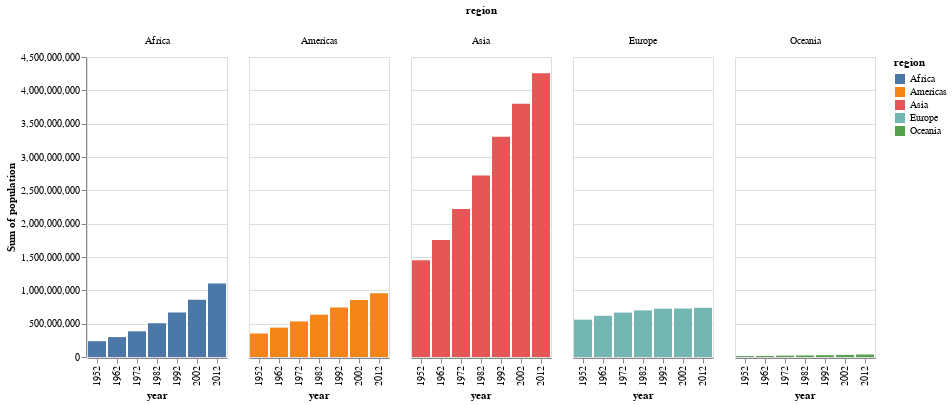

The notebook cell this image was saved under:
### Markdown cell above
### Part C: Grouped Bar Chart
**Purpose**: Enable direct comparison of each region across time

Create a grouped comparison by:
- Encode year (`year`) on the **x channel**
- Encode sum of population on the **y channel**  
- Encode region (`region`) on the **color channel**
- Encode region (`region`) on the **column channel** to create separate panels

### Code cell
# Grouped bars (side by side)
grouped_bar = alt.Chart(subset).mark_bar().encode(
    x = "year:O",
    y = "sum(population):Q",
    color = "region:N",
    column = "region:N"
)
grouped_bar

### Figure 1 — Vega-Lite specification as saved in the notebook (floating-point values rounded to 4 significant figures; data arrays with more than 128 entries replaced by an {"elided": "..."} marker saying what was removed)
{"config": {"view": {"continuousWidth": 300, "continuousHeight": 300}}, "data": {"name": "data-7c87b9d432ca829e70c0c6b80a0319e2"}, "mark": {"type": "bar"}, "encoding": {"color": {"field": "region", "type": "nominal"}, "column": {"field": "region", "type": "nominal"}, "x": {"field": "year", "type": "ordinal"}, "y": {"aggregate": "sum", "field": "population", "type": "quantitative"}}, "$schema": "https://vega.github.io/schema/vega-lite/v5.20.1.json", "datasets": {"data-7c87b9d432ca829e70c0c6b80a0319e2": {"elided": "1246 records"}}}
